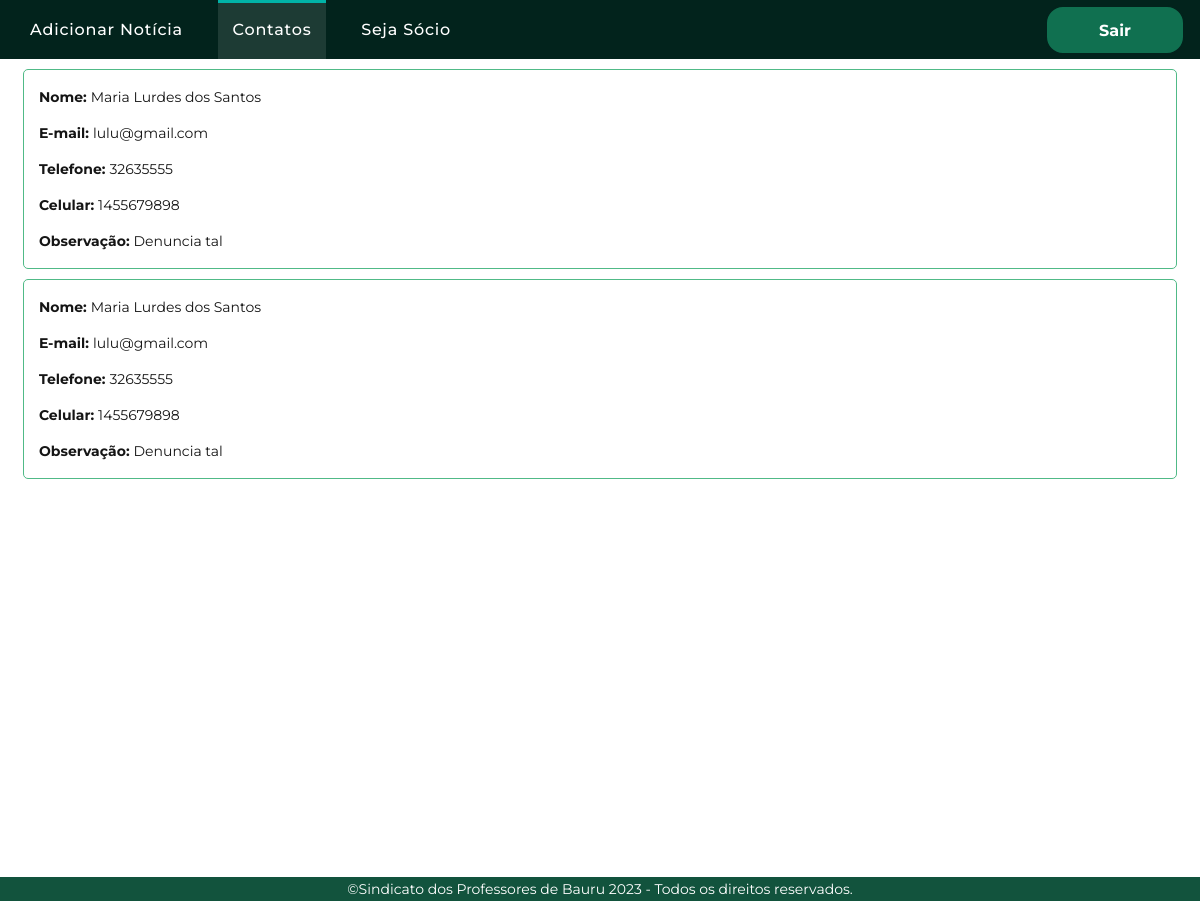
Page /info_contatos.php (signed in) on the committed database.
### tables this page shows
CREATE TABLE `contato` (
  `nome` varchar(255) NOT NULL,
  `email` varchar(255) NOT NULL,
  `telefone` varchar(100) NOT NULL,
  `celular` varchar(100) NOT NULL,
  `observacao` text NOT NULL
);

### info_contatos.php (the view, shortened to what this page needs)
<?php
include("conexao.php");
$sql = "SELECT * FROM contato";
$result = $conn->query($sql) or die($conn->error);
$i = 1;
?>
<!DOCTYPE html>
<html class="wide wow-animation" lang="pt-BR">
<head>
  <link rel="stylesheet" href="css/bootstrap.css">
  <link rel="stylesheet" href="css/fonts.css">
  <link rel="stylesheet" href="css/style.css">
</head>
<body>
  <header class="section page-header">
    <div class="rd-navbar-wrap">
      <nav class="rd-navbar rd-navbar-corporate" data-layout="rd-navbar-fixed" data-sm-layout="rd-navbar-fixed"
        data-md-layout="rd-navbar-fixed" data-md-device-layout="rd-navbar-fixed" data-lg-layout="rd-navbar-static"
        data-lg-device-layout="rd-navbar-fixed" data-xl-layout="rd-navbar-static"
        data-xl-device-layout="rd-navbar-static" data-xxl-layout="rd-navbar-static"
        data-xxl-device-layout="rd-navbar-static" data-lg-stick-up-offset="46px" data-xl-stick-up-offset="46px"
        data-xxl-stick-up-offset="106px" data-lg-stick-up="true" data-xl-stick-up="true" data-xxl-stick-up="true">
        <div class="rd-navbar-main-outer">
          <div class="rd-navbar-main">
            <div class="rd-navbar-nav-wrap">
              <ul class="rd-navbar-nav">
                <li class="rd-nav-item"><a class="rd-nav-link" href="add_news.php">Adicionar Notícia</a></li>
                <li class="rd-nav-item active"><a class="rd-nav-link" href="info_contatos.php">Contatos</a></li>
                <li class="rd-nav-item"><a class="rd-nav-link" href="info_socio.php">Seja Sócio</a></li>
              </ul>
              <a class="button button-md button-default-outline-2 button-ujarak" href="logout.php" style="background-color: #107050;">Sair</a>
            </div>
          </div>
        </div>
      </nav>
    </div>
  </header>
  <main>
    <div class="container">
      <?php while($dado = $result->fetch_array()){ ?>
        <?php echo "<div id='box-".$i."' class='box'>"; ?>
        <p><b>Nome:  </b><?php echo $dado["nome"]; ?></p>
        <p><b>E-mail:  </b><?php echo $dado["email"]; ?></p>
        <p><b>Telefone:  </b><?php echo $dado["telefone"]; ?></p>
        <p><b>Celular:  </b><?php echo $dado["celular"]; ?></p>
        <p><b>Observação:  </b><?php echo $dado["observacao"]; ?></p>
        <?php echo "</div>"; ?>
      <?php } ?>
    </div>
  </main>
  <div class="copyright"
    style="display: flex; justify-content: center; align-items: center; background: #12533d; color: #ffffff;">
    <p>&copy;Sindicato dos Professores de Bauru 2023 - Todos os direitos reservados.</p>
  </div>
</body>
</html>

### info_contatos.php (style rules this page uses)
html, body { height: 100%; }
main { height: 100%; margin: 8px; }
.box { border: 1px solid #50ba87; border-radius: 5px; margin-top: 10px; padding: 15px; }

### rows in the picture
contato: nome "Maria Lurdes dos Santos", email "lulu@gmail.com", telefone "32635555", celular "1455679898", observacao "Denuncia tal"
contato: nome "Maria Lurdes dos Santos", email "lulu@gmail.com", telefone "32635555", celular "1455679898", observacao "Denuncia tal"
